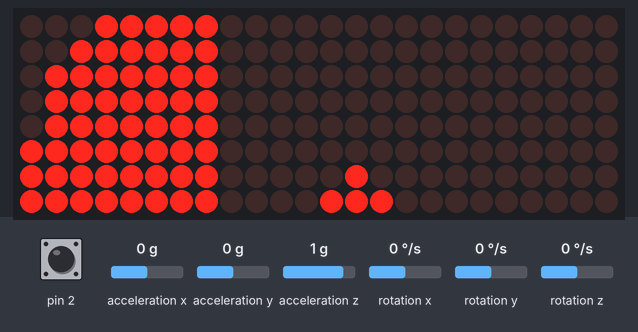
Bench run of a sketch on a simulated Arduino Uno, built with avr-gcc and run on an emulated ATmega328P. Shown: 24×8 LED matrix. The inputs (shaded band) are chosen by the test bench; at power-on: acceleration x 0 g, acceleration y 0 g, acceleration z 1 g, pin 2 LOW, rotation x 0 °/s, rotation y 0 °/s, rotation z 0 °/s. The sensor or clock chip raises its interrupt line as the real part does; random numbers use the default seed unless the sketch sets one; what the sketch prints to the serial monitor is not drawn.

Above: at 4.7 s.
4.8 s: acceleration x set to -1.4 g
At 4.99 s:
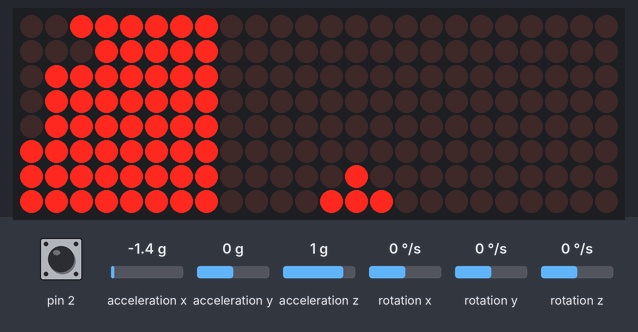
6.9 s: acceleration y set to 0.8 g
At 6.97 s:
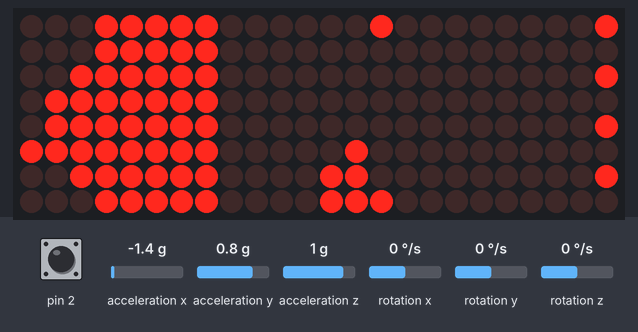
9.3 s: acceleration x set to 0.8 g
At 11.0 s:
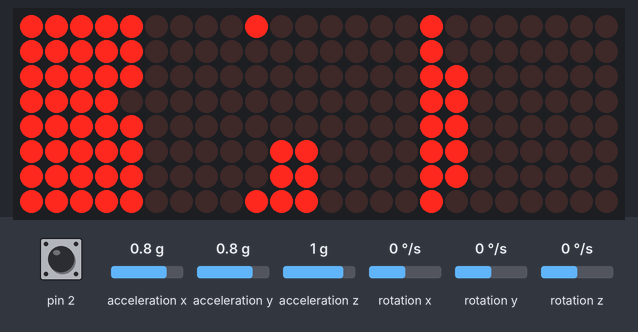
11.4 s: acceleration y set to 0.2 g
14.4 s: acceleration y set to -0.1 g
At 16.58 s:
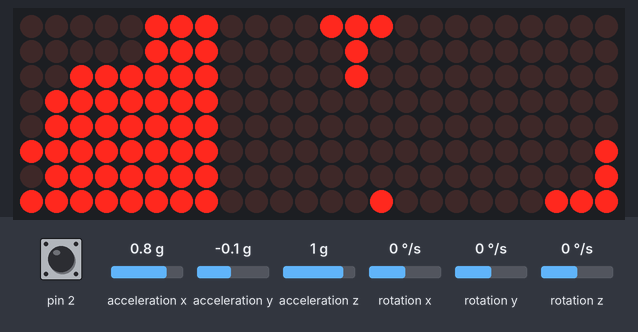
16.8 s: acceleration z set to 0 g
At 20.3 s:
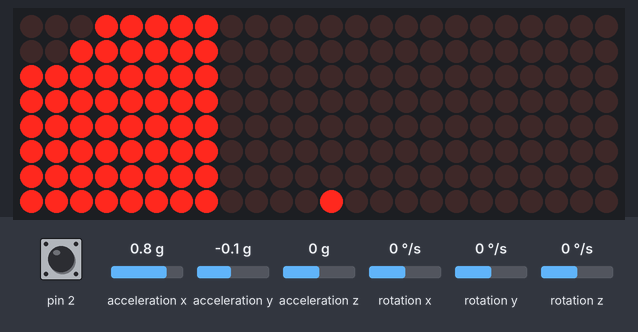

The sketch:

hourglass.ino
```cpp
#include <LedControl.h>

#include "mpu6050.hpp"
#include "Geom.hpp"

using namespace ldm;

#define DELAYTIME 1
#define TILTSENSORPIN 0
#define RANDOMSEEDPIN 1
#define LEDINTENSITY 4   // increase-decrease this, 8 is medium
#define LOWERINTENSITYLIMIT 50 // try 200 as a good number, higher the number slower to sleep
#define SLEEPDELAY 2000

//LedControl library needs the following PINs/connections
#define DATAINPIN 12
#define CLOCKPIN 11
#define CHIPSELECTPIN 10

// last # says 3 matrix displays will be cascaded
LedControl lc=LedControl(DATAINPIN,CLOCKPIN, CHIPSELECTPIN, MATRIX_COUNT);

// initialize program data
Grav gGrav; //initialize garvity
Locations gLoc(gGrav); //Initialize the main Ball holder Locations object

void setup(){
  Serial.begin(115200);
  Serial.println("Starting");
  init_mpu();

  randomSeed(analogRead(RANDOMSEEDPIN));
  Serial.print(MATRIX_COUNT);
  // init LED matrices
  for(int address=0; address< MATRIX_COUNT; address++) {
    /*The MAX72XX is in power-saving mode on startup*/
    lc.shutdown(address,false);
    /* Set the brightness to a medium values */
    lc.setIntensity(address,LEDINTENSITY);
    /* and clear the display */
    lc.clearDisplay(address);
  }
  Serial.println(" Matrices are initialized");

  //initial readings are discarded until
  int reading = 300;
  while(reading--){
    read_mpu();
    int newreading = ypr[1];
  }
}


bool isSleeping = false;
int  previous = 0;
int  slpcounter = 0;
int  intensity = LEDINTENSITY;

void resetIntensity(){
  intensity = LEDINTENSITY;
  for(int address=0; address< MATRIX_COUNT; address++) {
    lc.shutdown(address,false);
    lc.setIntensity(address, intensity);
  }
}


bool shouldWakeUp(){
  int checkread = readGravityInput();
  int c=0;
  while (c++< 30) // disread these
    checkread = readGravityInput();
  if (checkread == previous){
    //Serial.print(checkread);
    //Serial.println(" Reading is same");
    return false;
  }else{
    //Serial.println("Should wake up!");
    previous = checkread;
    return true;
  }
}

void loop(){
  if (isSleeping){
    if (!shouldWakeUp()){
      delay(SLEEPDELAY);
      return;
    }else{
      resetIntensity();
      intensity = LEDINTENSITY;
      slpcounter = 0;
      isSleeping = false;
    }
  }
  int reading = readGravityInput();
  if (reading == previous)
    slpcounter++;
  else{
    slpcounter = 0;
    if (intensity != LEDINTENSITY)
      resetIntensity();
  }
  previous = reading;
  gGrav.updateGravity(reading);
  gLoc.applyGravity(gGrav.g);
  displayLocations();
  delay(DELAYTIME);
  if (slpcounter > LOWERINTENSITYLIMIT){
    slpcounter = 0;
    if(intensity != 0)
      intensity--;
    else{
      for(int i=0; i<MATRIX_COUNT; i++)
	lc.shutdown(i, true);
      isSleeping =true;
      return;
    }
    for(int i=0; i<MATRIX_COUNT; i++)
      lc.setIntensity(i, intensity);
  }

}


inline void displayLocations(){
  for (int r=0; r<=MAX_ROW; r++){
     int mat = r / MATRIX_SIZE;
     // This following line is due to the orientation of
     // the mounting of the  matrix displays on the project housing
     // if I mounted them 180 degrees rotated clockwise
     // it would not have been needed
     int row = MAX_COL - (r % MATRIX_SIZE);
     lc.setRow(mat, row, gLoc.viewData(r));
  }
}

int readGravityInput(){
  read_mpu();
  int i= (int) (ypr[1] * 180/M_PI); //return PITCH
  //Serial.println(ypr[1]);
  return i;
}
```

Geom.cpp
```cpp
#include "Geom.hpp"

#define MAXBOUND 1.10 // arbitrary # filters/controls sensor updates
#define MINBOUND 0.90 // arbitrary # filters/controls sensor updates

using namespace ldm;

#ifdef PCRUN
//ball shape - PC test only
const char* const ldm::SYM_BALL = "\u25CF";
//mask shape  - PC test only
const char* const ldm::SYM_MASK = "\u25A1";
#endif

const unsigned char Locations::HGMASK[] = {
  0b00000000,
  0b00000000,
  0b00000000,
  0b00000000,
  0b00000000,
  0b00000000,
  0b00000000,
  0b00000000,

  0b10000001,
  0b11000011,
  0b11000011,
  0b11100111,
  0b11100111,
  0b11000011,
  0b11000011,
  0b10000001,

  0b00000000,
  0b00000000,
  0b00000000,
  0b00000000,
  0b00000000,
  0b00000000,
  0b00000000,
  0b00000000

};


//TODO -add being start increment finnert arrow? angle name
// gfrl is organized as follows
// gfrl[compas direction][Fall, RollRight, Rollleft][X, Y]
// gfrl[0][ROLLRIGHT][Y] shows the gravity in directionn
// y-axis when object top is pointing North ie sitting upright
const char Grav::gfrl[][3][2] = {
  { { 0, 1}, { 1, 1}, {-1, 1} },  // N

  { { 1, 1}, { 1, 0}, { 0, 1} },   // NW

  { { 1, 0}, { 1,-1}, { 1, 1} },  // W

  { { 1,-1}, {0, -1}, { 1, 0} },  // SW

  { { 0,-1}, {-1,-1}, { 1,-1} },  // S

  { {-1,-1}, {-1, 0}, { 0,-1} },  // SE

  { {-1, 0}, {-1, 1}, {-1,-1} },  // E

  { {-1, 1}, { 0, 1}, {-1, 0} }  // NE

};

// this is the array the MPU6050 library exposes
// to read the rotation angles YAW-PITCH-ROLL
extern float ypr[3];

Grav::Grav(){
  g = &(gfrl[0][0]);  //arbitrarily set it to initial array value "N"
}

int Grav::countl() const{
  return mCountl;
}

void Grav::updateGravity(int m){
  // TBD change how G values impact ball acceleration
  // to avoid adding floats to Ball
  // maybe change FInert level for each gravity array
  if ( 115 >m && m >= 70)
    g = & gfrl[4][0];                 // S
  else  if ( 70 > m && m >= 25  ) {
    if (ypr[2] * 180/M_PI >0)
      g = & gfrl[3][0];               // SW
    else
      g = & gfrl[5][0];               // SE
   }else  if ( (25 > m && m >= 0 ) || (m>0 && m>=-20)  ){
    if (ypr[2] * 180/M_PI >0)
      g = & gfrl[2][0];               // W
    else
      g = & gfrl[6][0];               // E
  }else  if ( -20 > m && m >= -65  ) {
     if (ypr[2] * 180/M_PI >0)
       g = & gfrl[1][0];             // NW
    else
      g = & gfrl[7][0];              // NE
  }else  if ( -65 > m && m >= -110  )
    g = & gfrl[0][0];                // N
  else
    // we can disregard this reading no big deal
    //PRINTERR("Unexpected reading from MPU6050");
  for(int i=0; i< mCountl; i++){
    mList[i]->gravityChanged(g);
  }
}


void Grav::registerListener(GListener& gl){
  if(mCountl<GRAV_LISTENER_COUNT)
    mList[mCountl++] = &gl;
  else
    PRINTERR("Unexpected gravity listener trying to register");
}


Ball::Ball(){
#ifdef PCRUN
 int rollside = (rand()%2 ? ROLLRIGHT : ROLLLEFT );
#else
  int rollside = (random(0,2) ? ROLLRIGHT : ROLLLEFT );
#endif
  setRoll(rollside);
}


inline void Ball::setRoll(int rollside){
  rollside = (rollside == ROLLLEFT ? 0 : 1);
  mFlags.val ^= (-rollside ^ mFlags.val) & (1 << ROLLSIDEBIT);
}

inline int Ball::getRoll(){
  //if bit set to 1 roll RIGHT , else (bit set to 0)  roll LEFT
  return ((mFlags.val >> ROLLSIDEBIT) & 1 ) ? ROLLRIGHT : ROLLLEFT;
}

inline bool Ball::isRolling(){
  return ((mFlags.val >> ROLLBIT) & 1 ) ? true : false;
}

inline void Ball::setRolling(bool roll){
  int x = ( roll ? 1 : 0 );
  mFlags.val ^= (-x ^ mFlags.val) & (1 << ROLLBIT);
}

inline bool Ball::isFalling(){
  return ((mFlags.val >> FALLBIT) & 1 ) ? true : false;
}

inline void Ball::setFalling(bool fall){
  int x = ( fall ? 1 : 0 );
  mFlags.val ^= (-x ^ mFlags.val) & (1 << FALLBIT);
}


void Ball::fall(Locations& gLoc, Grav& gE){
  if (gLoc.isAvailable(gE.g[FALL][Y]+mR, gE.g[FALL][X] + mC)){
    setFalling(true);
    if (++mFcounter > FINERT){
      mFcounter = 0;
      int r = mR;
      int c = mC;
      mR += gE.g[FALL][Y];
      mC += gE.g[FALL][X];
      gLoc.moveBallFrom(r, c);
      setFalling(false);
    }
  }else if (!isFalling()){
    int rollR = getRoll();
#ifdef PCRUN
    if(!isRolling() && (rand()%2 == 1)){
#else
    if(!isRolling() && (random(0,2) == 1)){
#endif
      rollR = -1*rollR;
      setRoll(rollR);
    }
    int ridx = (rollR == 1 ? RIGHT : LEFT);
    if (gLoc.isAvailable(gE.g[ridx][Y]+mR, gE.g[ridx][X]+mC)){
      setRolling(true);
      if (++mFcounter > RINERT){
	mFcounter =0;
	int r = mR;
	int c = mC;
	mR += gE.g[ridx][Y];
	mC += gE.g[ridx][X];
	gLoc.moveBallFrom(r, c);
	setRolling( false);
      }
    }
  }else{
    setFalling(false);
    setRolling(false);
    mFcounter = 0;
  }
}

void Ball::setRC(int r, int c){
  mR = r;
  mC = c;
}


Locations::Locations(Grav& grav):mGrav(grav){
  mGrav.registerListener(*this);
  for(int r=0; r <= MAX_ROW; r++){
    for (int c=0; c<= MAX_COL; c++){
      mBalls[r][c] = nullptr;
    }
  }
  for(int i=0; i<BALLCOUNT; i++){
    placeBall(sand[i]);
    updateView(-1, -1, sand[i].row(), sand[i].col());
  }
  PRINTERR("loc all balls placed in locations");
}


void Locations::updateView(int oldr, int oldc, int r, int c){
  if(oldr <0 ){
    //do nothing, this means we are placing the ball first time
  }else{
    //turn older location's bit off
    ballView[oldr] &= ~(1 << oldc);
  }
  //turn the new location bit on
  ballView[r] |= 1 << c;
}


void Locations::gravityChanged(const char (*g)[2]){
  //TODO does this still have  any use?
  // keep for later
}


void Locations::placeBallNextAvailable(Ball& ball){
  for(int i=0; i + ball.row() <= MAX_ROW; i++){
    for(int j=0; j + ball.col() <= MAX_COL; j++){
      if ( isAvailable(ball.row() + i, ball.col() +j) ){
	ball.setRC( ball.row() + i, ball.col() + j);
	mBalls[ball.row()][ball.col()] = &ball;
	return;
      }
    }
  }
  PRINTERR("Unexpected , cannot find a place for the ball");
}


void Locations::placeBall(Ball& ball){
  if ( isAvailable(ball.row(), ball.col()) )
    mBalls[ball.row()][ball.col()] = &ball;
  else
    placeBallNextAvailable( ball);
}

void Locations::moveBallFrom(int r, int c){
  Ball* b = mBalls[r][c];
  if( b != nullptr){
    mBalls[r][c] = nullptr;
    mBalls[b->row()][b->col()] = b;
    updateView(r, c, b->row(), b->col());
  }else{
    PRINT("unexpected ball location ");
  }
}

void Locations::applyGravity(const char (*g)[2]){
  // start scanning based on gravity, TBD
  if(g[FALL][Y] < 0){
    for(int r=0; r <= MAX_ROW; r++){
      for (int c=0; c <= MAX_COL; c++){
	if(hasBall(r,c)){
	  mBalls[r][c]->fall(*this, mGrav);
	}
      }
    }
  }else if (g[FALL][Y] >= 0){
    for(int r = MAX_ROW; r >= 0; r--){
      for (int c=MAX_COL; c >= 0; c--){
	if(hasBall(r,c)){
	  mBalls[r][c]->fall(*this, mGrav);
	}
      }
    }
  }
}


//for PC TEST only
#ifdef PCRUN
void Locations::display(){
  PRINT("\n\n\n\n\n\n\n\n\n\n\n\n\n\n\n\n\n\n");
  const char* g = SYM_MASK;
  PRINT(g << g << g <<g << g << g <<g << g << g <<g << "\n");
  for (int r=0; r <= MAX_ROW; r++){
    PRINT(g);
    for (int c=0; c <= MAX_COL; c++){
      const char* wc =" ";
      if(isMask(r, c)){
	wc = SYM_MASK;
      }else if (hasBall(r, c)) {
	wc = SYM_BALL;
      }
      PRINT(wc);
    }
    PRINT(g<<" "<<r<<"\n");
  }
  PRINT(g << g << g <<g << g << g <<g << g << g <<g);
  if (mGrav.g[FALL][Y] >0)
    PRINT("\u2193\n"); // down arrow
  else
    PRINT("\u2191\n");  // up arrow
  PRINT("\n");
}
#endif
```

Geom.hpp
```cpp
#ifndef _GEOM_HPP
#define _GEOM_HPP

#include "macros.h"

#define MATRIX_ROW 3
#define MATRIX_COL 1
#define MATRIX_SIZE 8
#define MATRIX_COUNT (MATRIX_ROW*MATRIX_COL)
#define LOC_COUNT (MATRIX_COUNT*MATRIX_SIZE*MATRIX_SIZE)
#define MIN_ROW 0
#define MIN_COL 0
#define MAX_ROW ((MATRIX_ROW*MATRIX_SIZE)-1)
#define MAX_COL (MATRIX_SIZE -1)
#define FALL 0  //gravity array index
#define RIGHT 1 //gravity array index
#define LEFT 2  //gravity array index
#define X 0     //gravity array index
#define Y 1     //gravity array index

#define ROLLLEFT -1
#define ROLLRIGHT 1
#define FALLBIT 0   // Ball state bits in order
#define ROLLBIT 1
#define ROLLSIDEBIT 2
#define SYMBIT 3

#define BALLCOUNT 60   //number of balls to display
#define GRAV_LISTENER_COUNT 1  // only locations obj to listen
#define FINERT 5  // ball inetrtia before falling
#define RINERT 2  //ball inetrtia before rolling


namespace ldm {

  typedef struct {
    unsigned char val;
  }flags_t;  // Ball state flags

#ifdef PCRUN  // only needed for PC display simulation
  extern const char* const SYM_BALL;
  extern const char* const SYM_MASK;
#endif


  /*
   * Anything that needs to be informed gravity changed
   * should extend this abstract class and
   * register itself with gravity as a listener
   */
  class GListener{
  public:
    virtual void gravityChanged(const char (*g)[2]) = 0;
  };

  /*
   *  This class represents gravity and lets listeners know
   *  about changes in gravity
   *
   */
  class Grav{
  public:
    Grav();
    void updateGravity(int m);  //sensor measurement m is passed here
    void registerListener(GListener& gl);
    int countl() const; // number of gravity listeners
    //current gravity values pointer is g* , this determines how balls fall
    const char (*g)[2];
    // all possible gravity values gfrl, for 8 compass directions
    static const char gfrl[][3][2];
  private:
    GListener* mList[GRAV_LISTENER_COUNT];
    unsigned char mCountl =0;
    int mPreviousM = 0;
  };


  class Locations;


  class Ball{
  public:
    friend Locations;
  private:
    Ball();
    void fall(Locations& gLoc, Grav& gE);
    inline int row() const { return mR;};
    inline int col() const {return mC;}
    void setRC(int r, int c);
    bool isFalling();
    void setFalling(bool);
    bool isRolling();
    void setRolling(bool);
    int  getRoll(); //roll side left or right
    void setRoll(int);
    //initial flag settings are
    // Fall true, Roll False, Rollside Right
    flags_t mFlags ={.val = 0b00000101};
    char mFcounter = 0;
    unsigned char mR = 0;
    unsigned char mC = 0;
  };


  class Locations: public GListener{
  public:
    Locations(Grav& grav);
    virtual void gravityChanged(const char (*g)[2]) override;
    inline bool isMask(int r, int c) const{
      return ((HGMASK[r] >> c) & 1 ) ? true : false;
    };
    //inline bool hasBall(int r, int c) const {
    //  return  mBalls[r][c] ? true : false;
    //};
    inline bool hasBall(int r, int c) const {
      return  (ballView[r] >> c & 1) ? true : false;
    };
    inline bool isFull(int r, int c) const {
      return ( isMask(r,c) || hasBall(r,c) ? true : false);
    };
    inline bool isAvailable(int r, int c) const{
      return !(isFull(r,c) ||
	       r > MAX_ROW || r < 0 || c > MAX_COL || c< 0);
    };
    inline unsigned char viewData(int row){ return ballView[row];};
    void placeBall(Ball& ball);
    void moveBallFrom(int r, int c);
    void applyGravity(const char (*g)[2]);
#ifdef PCRUN
    void display(); // for PC TEST only
#endif

  private:
    void placeBallNextAvailable(Ball& ball);
    void updateView(int oldr, int oldc, int r, int c);
    Ball sand[BALLCOUNT];
    Ball* mBalls[MAX_ROW+1][MATRIX_SIZE];
    unsigned char ballView[MAX_ROW+1]={0};
    Grav& mGrav;
    static const unsigned char HGMASK[];
  };


}//end of name space ldm


#endif  //end of ifdef _GEOM_HPP
```

macros.h
```cpp
#ifndef _MACROS_H
#define _MACROS_H

#ifdef PCRUN
//print with cout on PC
#include <iostream>


#define PRINTERR(msg)				\
  std::cout << msg << std::endl

#define PRINT(msg)				\
  std::cout << msg

#define M_PI 3.14

#else
//print to serial line on arduino
#include "Arduino.h"
#define PRINTERR(msg)				\
  Serial.println(msg)

#define PRINT(msg)\
  Serial.print(msg)
#endif //PCRUN

#endif //_MACROS_H
```

mpu6050.hpp
```cpp
#ifndef _MPU6050_HPP
#define _MPU6050_HPP

extern float ypr[3];// [yaw, pitch, roll]   yaw/pitch/roll container and gravity vector
void init_mpu();
void read_mpu();

#endif
```

Source omitted: mpu6050.cpp (7322 bytes)

Measured:
- the behaviour switches between 0.1 and 0 g on acceleration y (found by bisection; images 3 and 4)
